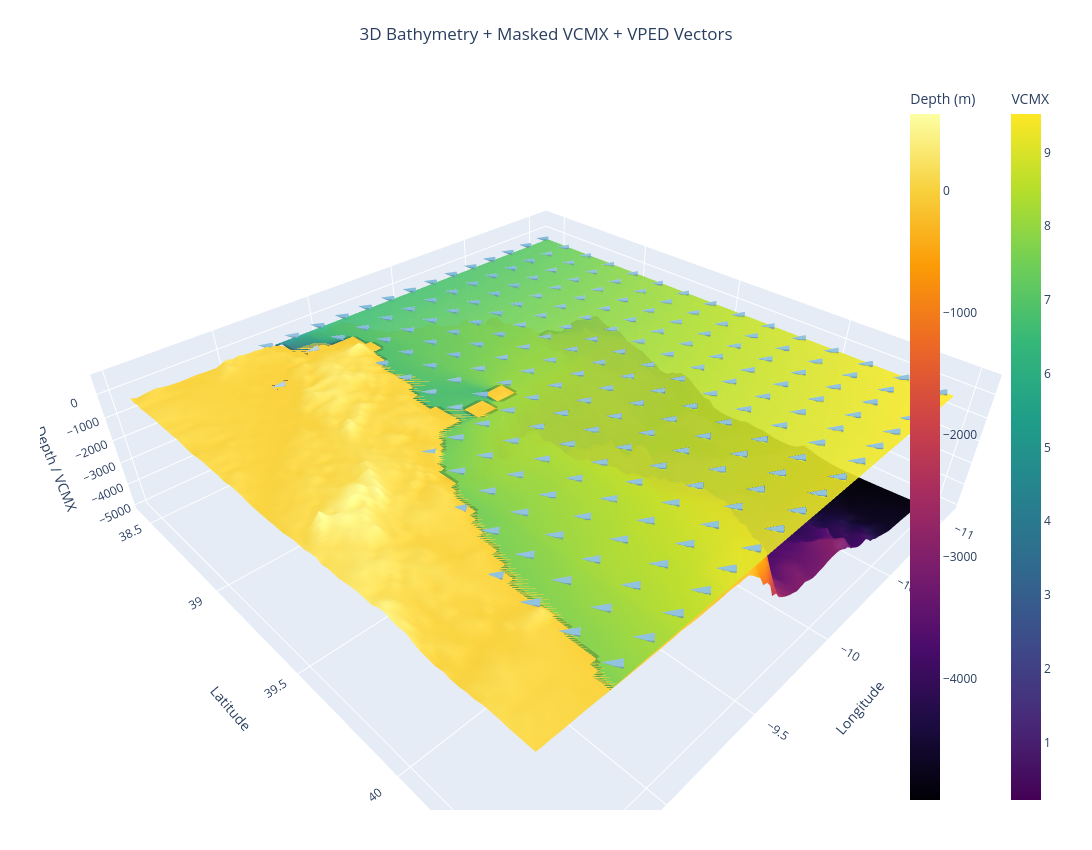

Notebook code for this chart:
### Code cell
import xarray as xr
import numpy as np
import plotly.graph_objects as go

# ---------------------------
# Load datasets
# ---------------------------
ds_bathy = xr.open_dataset("dAtA/cmems_GEBCO_resampled1.nc")
ds_model = all_ds   # your wave model dataset (VCMX, VPED)
ds_mask  = xr.open_dataset("dAtA/cmems_mod_ibi_wav_my_0.027deg_static_1756186965833.nc")

# ---------------------------
# Bathymetry
# ---------------------------
lat_b = ds_bathy['latitude'].values
lon_b = ds_bathy['longitude'].values
depth = ds_bathy['deptho'].values
lon_b_grid, lat_b_grid = np.meshgrid(lon_b, lat_b)

# ---------------------------
# VCMX (single timestep)
# ---------------------------
t = 33694
lat_m = ds_model['latitude'][:]
lon_m = ds_model['longitude'][:]
vcmx = ds_model['VHM0'][t, :, :]

# ---------------------------
# Apply mask
# ---------------------------
mask = ds_mask['mask'].values   # 1=sea, 0=land
vcmx_masked = np.where(mask == 1, vcmx, np.nan)

lon_m_grid, lat_m_grid = np.meshgrid(lon_m, lat_m)

# ---------------------------
# VPED / VMDR vectors
# ---------------------------
vp_dir = ds_model['VPED'][t, :, :]   # degrees
theta = np.deg2rad(vp_dir)
u = -np.sin(theta)
v = -np.cos(theta)
w = np.zeros_like(u)   # horizontal arrows

# Downsample for clarity
skip = 5
Lon_s = lon_m_grid[::skip, ::skip]
Lat_s = lat_m_grid[::skip, ::skip]
u_s = u[::skip, ::skip]
v_s = v[::skip, ::skip]
w_s = w[::skip, ::skip]
z_s = vcmx_masked[::skip, ::skip] + np.nanmax(vcmx_masked)*0.05  # offset above VCMX

# ---------------------------
# Bathymetry surface
# ---------------------------
bathy_surface = go.Surface(
    x=lon_b_grid,
    y=lat_b_grid,
    z=-depth,
    colorscale='Inferno',
    showscale=True,
    colorbar=dict(title='Depth (m)', x=0.85),
    name='Bathymetry'
)

# ---------------------------
# VCMX surface
# ---------------------------
vcmx_surface = go.Surface(
    x=lon_m_grid,
    y=lat_m_grid,
    z=vcmx_masked,
    surfacecolor=vcmx_masked,
    colorscale='Viridis',
    opacity=0.9,
    showscale=True,
    colorbar=dict(title='VCMX', x=0.95),
    connectgaps=False,
    name='VCMX (masked)'
)

# ---------------------------
# VPED vectors as cones
# ---------------------------
cone_trace = go.Cone(
    x=Lon_s.flatten(),
    y=Lat_s.flatten(),
    z=z_s.flatten(),
    u=u_s.flatten(),
    v=v_s.flatten(),
    w=w_s.flatten(),
    colorscale='Blues',
    sizemode='scaled',
    sizeref=0.5,
    anchor='tail',
    showscale=False,
    name='VPED Direction'
)

# ---------------------------
# Combine all in one figure
# ---------------------------
fig = go.Figure(data=[bathy_surface, vcmx_surface, cone_trace])

fig.update_layout(
    title=dict(text='3D Bathymetry + Masked VCMX + VPED Vectors', x=0.5),
    scene=dict(
        xaxis_title='Longitude',
        yaxis_title='Latitude',
        zaxis_title='Depth / VCMX',
        aspectratio=dict(x=1.5, y=1.5, z=0.4)
    ),
    height=850,
    width=1600,
    margin=dict(l=40, r=40, b=40, t=80)
)

fig.show()

### Figure 1 — Plotly figure (JSON) as saved in the notebook; plotly's stock layout.template omitted (floating-point values rounded to 4 significant figures; data arrays with more than 128 entries replaced by an {"elided": "..."} marker saying what was removed)
{"data": [{"colorbar": {"title": {"text": "Depth (m)"}, "x": 0.85}, "colorscale": [[0, "#000004"], [0.1111, "#1b0c41"], [0.2222, "#4a0c6b"], [0.3333, "#781c6d"], [0.4444, "#a52c60"], [0.5556, "#cf4446"], [0.6667, "#ed6925"], [0.7778, "#fb9b06"], [0.8889, "#f7d13d"], [1, "#fcffa4"]], "name": "Bathymetry", "showscale": true, "type": "surface", "x": {"elided": "72x90 float values"}, "y": {"elided": "72x90 float values"}, "z": {"elided": "72x90 float values"}}, {"colorbar": {"title": {"text": "VCMX"}, "x": 0.95}, "colorscale": [[0, "#440154"], [0.1111, "#482878"], [0.2222, "#3e4989"], [0.3333, "#31688e"], [0.4444, "#26828e"], [0.5556, "#1f9e89"], [0.6667, "#35b779"], [0.7778, "#6ece58"], [0.8889, "#b5de2b"], [1, "#fde725"]], "connectgaps": false, "name": "VCMX (masked)", "opacity": 0.9, "showscale": true, "surfacecolor": {"elided": "72x90 float values"}, "type": "surface", "x": {"elided": "72x90 float values"}, "y": {"elided": "72x90 float values"}, "z": {"elided": "72x90 float values"}}, {"anchor": "tail", "colorscale": [[0, "rgb(247,251,255)"], [0.125, "rgb(222,235,247)"], [0.25, "rgb(198,219,239)"], [0.375, "rgb(158,202,225)"], [0.5, "rgb(107,174,214)"], [0.625, "rgb(66,146,198)"], [0.75, "rgb(33,113,181)"], [0.875, "rgb(8,81,156)"], [1, "rgb(8,48,107)"]], "name": "VPED Direction", "showscale": false, "sizemode": "scaled", "sizeref": 0.5, "type": "cone", "u": {"elided": "270 float values"}, "v": {"elided": "270 float values"}, "w": {"elided": "270 float values"}, "x": {"elided": "270 float values"}, "y": {"elided": "270 float values"}, "z": {"elided": "270 float values"}}], "layout": {"height": 850, "margin": {"b": 40, "l": 40, "r": 40, "t": 80}, "scene": {"aspectratio": {"x": 1.5, "y": 1.5, "z": 0.4}, "xaxis": {"title": {"text": "Longitude"}}, "yaxis": {"title": {"text": "Latitude"}}, "zaxis": {"title": {"text": "Depth / VCMX"}}}, "title": {"text": "3D Bathymetry + Masked VCMX + VPED Vectors", "x": 0.5}, "width": 1600}}
